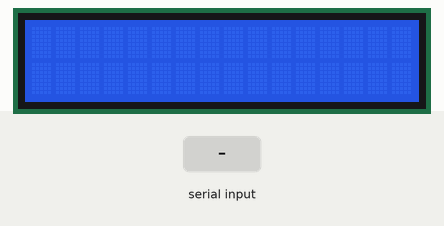
A sketch run on a simulated Arduino Uno, built with avr-gcc and run on an emulated ATmega328P. Shown: 16×2 character LCD. The inputs (shaded band) are chosen by the test bench.

Above: at 1.2 s.
1.3 s: "90,45\n" received over Serial
At 2.8 s:
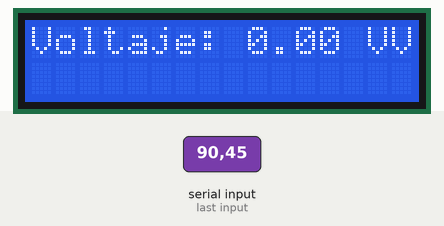
3.8 s: "30,150\n" received over Serial
At 4.6 s:
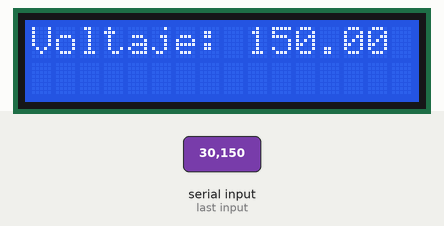
5.3 s: "90\n" received over Serial
At 6.1 s:
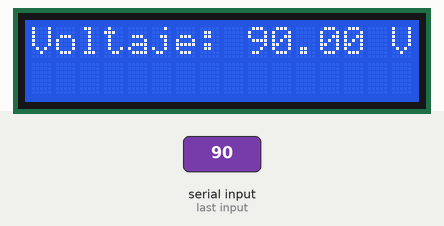
Timing chart, 0 to 8.3 s (numbered marks = the images above; inputs shaded):
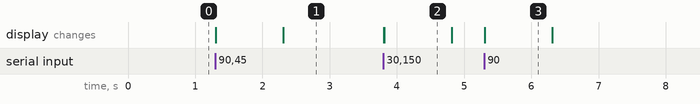

Measured:
- after the input at 1.3 s, the display: first changes at once (image 1 shows a later state)
- after the input at 3.8 s, the display: first changes at once (image 2 shows a later state)
- after the input at 5.3 s, the display: changes at once (image 3)
- what the display in image 2 shows lasts 1.0 s, from 3.8 s to 4.8 s

The sketch:

Pantalla.ino
```cpp
// include the library code:
#include <LiquidCrystal.h>

// initialize the library by associating any needed LCD interface pin
// with the arduino pin number it is connected to
const int rs = 12, en = 11, d4 = 5, d5 = 4, d6 = 3, d7 = 2;
LiquidCrystal lcd(rs, en, d4, d5, d6, d7);

void setup() {
  // set up the LCD's number of columns and rows:
  Serial.begin(9600);
  lcd.begin(16, 2);
}

void loop() {
  //int valorADC = analogRead(A0);
  //float voltaje = (5.0 / 1023.0) * valorADC;

  //Serial.println(voltaje); // Envía el mensaje
  //delay(1000); // Espera 1 segundo

  if (Serial.available() > 0) { // Si hay datos disponibles para leer
    float voltaje = Serial.parseFloat();
    lcd.setCursor(0, 0);// set the cursor to column 0, line 1
  lcd.print("Voltaje: "); // Imprime el texto que indica que el valor mostrado es el voltaje
lcd.print(voltaje); // Imprime el valor de voltaje
lcd.print(" V"); // Imprime " V" para indicar que la unidad es voltios
  }

}
```
